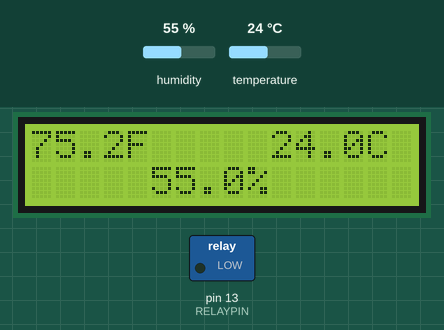
A sketch run on a simulated Arduino Uno, built with avr-gcc and run on an emulated ATmega328P. On the bench: 16×2 character LCD, switched loads named in the sketch (green lamp = pin HIGH). Inputs (shaded band) come from the test bench; at power-on: temperature 24 °C, humidity 55 %. What the sketch prints to the serial monitor is not drawn.

Above: at 3.2 s.
3.3 s: temperature set to 30 °C
At 5.5 s:
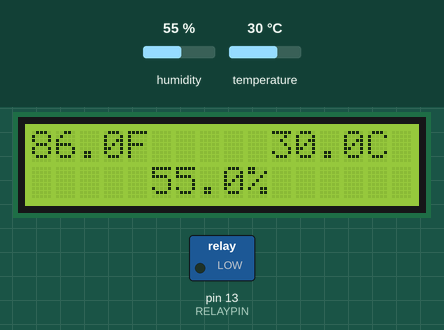
6.0 s: temperature set to 33 °C
At 7.6 s:
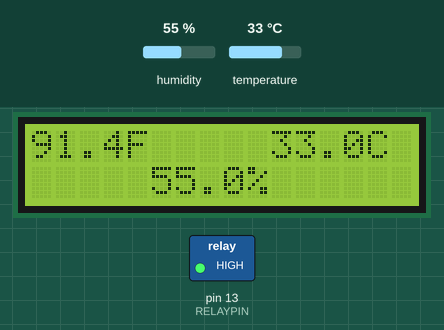
8.7 s: humidity set to 22 %
At 10.7 s:
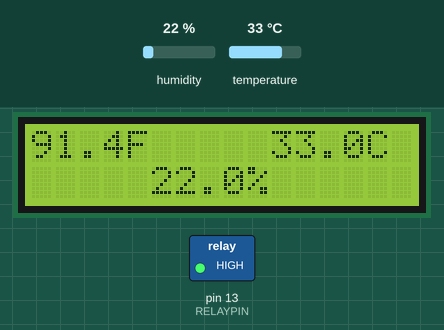
11.8 s: humidity set to 40 %
At 12.8 s:
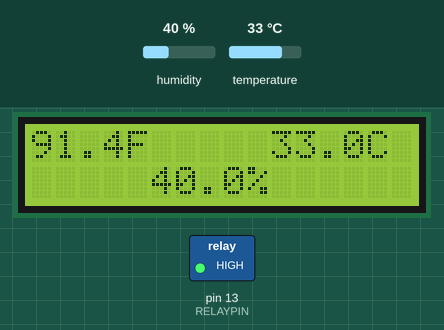
Timing chart, 0 to 14.8 s (numbered marks = the images above; inputs shaded):
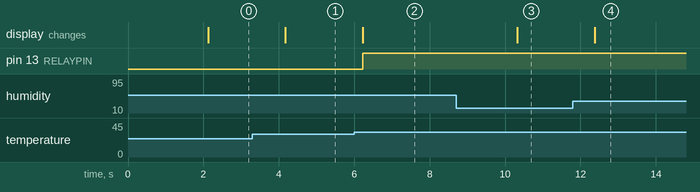

The sketch:

Sensor_temperatura_elay.ino
```cpp
#include <DHT.h>
#include <LiquidCrystal_I2C.h>

#define DHTPIN 2          // Pin digital 2 del Arduino para el sensor DHT11
#define RELAYPIN 13       // Pin digital 13 del Arduino para el relé
#define DHTTYPE DHT11     // Tipo de sensor DHT11

DHT dht(DHTPIN, DHTTYPE);
LiquidCrystal_I2C lcd(0x27, 16, 2);  // Dirección del LCD y dimensiones (16 columnas, 2 filas)

const float HIGH_TEMPERATURE_THRESHOLD = 31.0;  // Umbral de temperatura alta en grados Celsius

void setup() {
  Serial.begin(9600);
  dht.begin();
  lcd.init();         // Inicializar la pantalla LCD
  lcd.backlight();    // Encender la retroiluminación del LCD
  lcd.setCursor(0, 0);
  lcd.print("Temp: ");
  lcd.setCursor(0, 1);
  lcd.print("Hum: ");
  delay(2000);        // Esperar a que la pantalla LCD se inicialice completamente
  lcd.clear();        // Limpiar la pantalla LCD
  pinMode(RELAYPIN, OUTPUT); // Configurar el pin del relé como salida
}

void loop() {
  float temperature = dht.readTemperature(); // Leer temperatura en grados Celsius
  float humidity = dht.readHumidity();       // Leer humedad relativa

  if (isnan(temperature) || isnan(humidity)) {
    lcd.setCursor(7, 0);
    lcd.print("ERR");  // Mostrar "ERR" en el LCD si hay un error en la lectura del sensor
    lcd.setCursor(5, 1);
    lcd.print("ERR");
  } else {
    // Mostrar la temperatura en grados Fahrenheit y Celsius en el LCD
    lcd.setCursor(10, 0);
    lcd.print(temperature, 1);
    lcd.print("C   ");
    lcd.setCursor(0, 0);
    lcd.print((temperature * 9 / 5) + 32, 1);
    lcd.print("F   ");

    // Mostrar la humedad relativa en el LCD
    lcd.setCursor(5, 1);
    lcd.print(humidity, 1);
    lcd.print("%   ");

    // Verificar si la temperatura supera el umbral
    if (temperature > HIGH_TEMPERATURE_THRESHOLD) {
      digitalWrite(RELAYPIN, HIGH);  // Activar el relé si la temperatura es superior al umbral
    } else {
      digitalWrite(RELAYPIN, LOW);   // Desactivar el relé si la temperatura está por debajo del umbral
    }
  }

  // Mostrar la temperatura en el Monitor Serial
  Serial.print("Temperatura: ");
  Serial.print(temperature, 1);
  Serial.println(" °C");

  delay(2000);  // Esperar 2 segundos entre lecturas
}
```

Measured:
- the behaviour switches between 31 and 32 °C on temperature (found by bisection; images 1 and 2)
- after the input at 3.3 s, the display: changes after 0.88 s (image 1)
- after the input at 6.0 s, pin 13 (RELAYPIN): LOW → HIGH after 0.23 s; the display: changes after 0.23 s (image 2)
- after the input at 8.7 s, the display: changes after 1.6 s (image 3)
- after the input at 11.8 s, the display: changes after 0.57 s (image 4)
